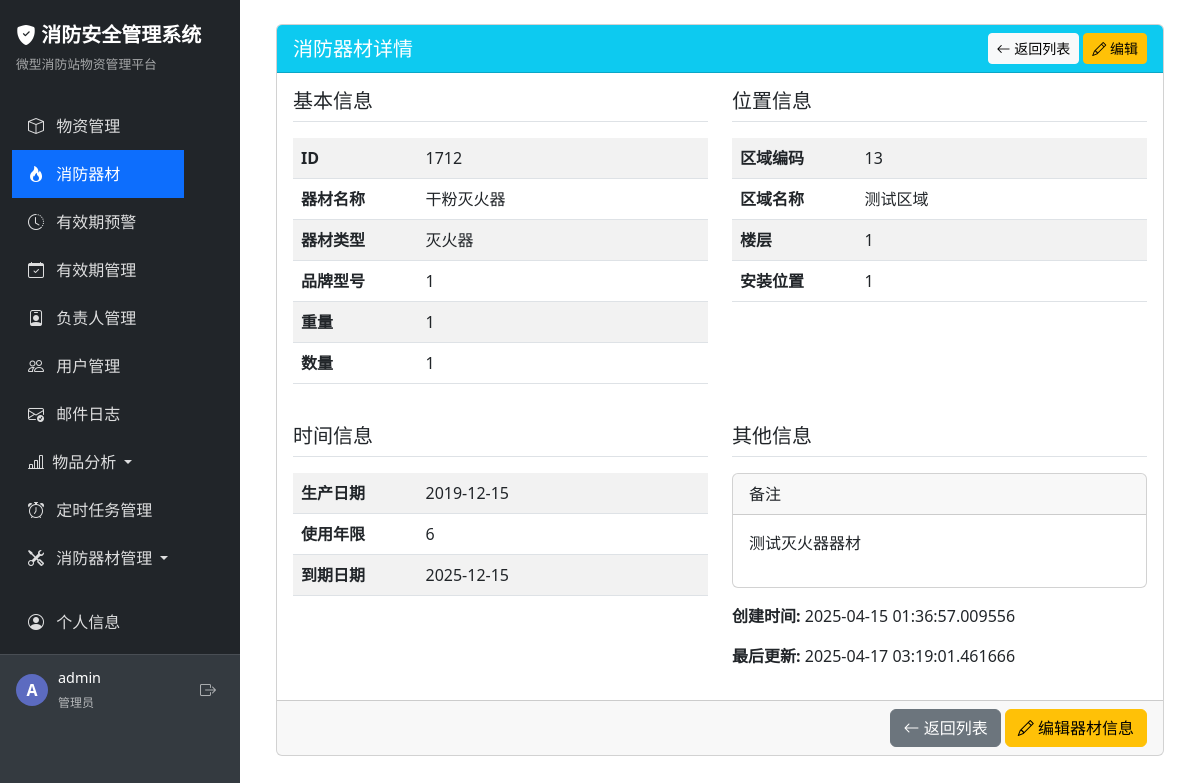
Page /equipment/detail/1712 (signed in) on the earlier database version.
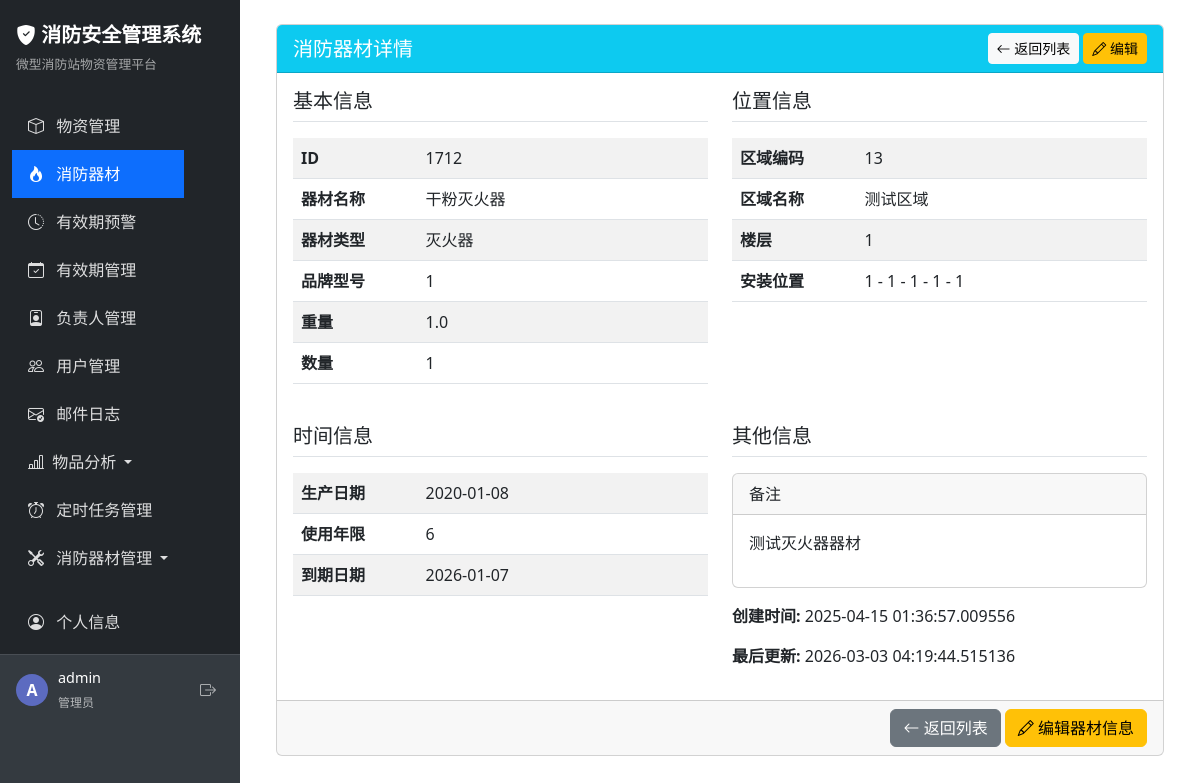
Same page on the later database version.
### app/models/equipment.py (models this page shows, shortened)
class FireEquipment(db.Model):
    __tablename__ = 'fire_equipment'
    id = db.Column(db.Integer, primary_key=True)
    area_code = db.Column(db.Integer, nullable=False)  # 设备区域编码
    area_name = db.Column(db.String(50), nullable=True)   # 设备区域名称
    installation_floor = db.Column(db.String(50), nullable=False)  #楼层
    installation_location = db.Column(db.String(200), nullable=False)  # 安装位置
    equipment_type = db.Column(db.String(50), nullable=False)     # 器材类型
    equipment_name = db.Column(db.String(100), nullable=False)  # 器材名称
    model = db.Column(db.String(100), nullable=False)             # 品牌型号
    weight = db.Column(db.String(30), nullable=False)                  #重量
    quantity = db.Column(db.Integer, nullable=True)                  # 数量
    production_date = db.Column(db.Date, nullable=True)          # 生产日期
    service_life = db.Column(db.String(30), nullable=False)        #使用年限
    expiration_date = db.Column(db.String(50), nullable=False)        # 到期日期
    remark = db.Column(db.Text, nullable=False)                   # 备注
    created_at = db.Column(db.DateTime, default=datetime.utcnow) # 创建时间
    updated_at = db.Column(db.DateTime, default=datetime.utcnow,
                           onupdate=datetime.utcnow)             # 更新时间

### app/routes/equipment.py (the view, shortened to what this page needs)
@equipment_bp.route('/detail/<int:equipment_id>')
@login_required
def detail(equipment_id):
    try:
        equipment = FireEquipment.query.get_or_404(equipment_id)
        return render_template('equipment/detail.html', equipment=equipment)
    except Exception as e:
        flash(f'查看器材详情时出错: {str(e)}', 'danger')
        return redirect(url_for('equipment.index'))

### app/templates/equipment/detail.html (shortened to what the changed rows need)
{% extends 'base.html' %}
{% block content %}
<div class="container">
    <div class="row">
        <div class="col-md-12">
            <div class="card">
                <div class="card-body">
                    <div class="row mb-4">
                        <div class="col-md-6">
                            <table class="table table-striped">
                                <tbody>
                                    <tr>
                                        <th width="30%">ID</th>
                                        <td>{{ equipment.id }}</td>
                                    </tr>
                                    <tr>
                                        <th>器材名称</th>
                                        <td>{{ equipment.equipment_name }}</td>
                                    </tr>
                                    <tr>
                                        <th>器材类型</th>
                                        <td>{{ equipment.equipment_type }}</td>
                                    </tr>
                                    <tr>
                                        <th>品牌型号</th>
                                        <td>{{ equipment.model }}</td>
                                    </tr>
                                    <tr>
                                        <th>重量</th>
                                        <td>{{ equipment.weight }}</td>
                                    </tr>
                                    <tr>
                                        <th>数量</th>
                                        <td>{{ equipment.quantity }}</td>
                                    </tr>
                                </tbody>
                            </table>
                        </div>
                        <div class="col-md-6">
                            <table class="table table-striped">
                                <tbody>
                                    <tr>
                                        <th width="30%">区域编码</th>
                                        <td>{{ equipment.area_code }}</td>
                                    </tr>
                                    <tr>
                                        <th>区域名称</th>
                                        <td>{{ equipment.area_name }}</td>
                                    </tr>
                                    <tr>
                                        <th>楼层</th>
                                        <td>{{ equipment.installation_floor }}</td>
                                    </tr>
                                    <tr>
                                        <th>安装位置</th>
                                        <td>{{ equipment.installation_location }}</td>
                                    </tr>
                                </tbody>
                            </table>
                        </div>
                    </div>
                    <div class="row">
                        <div class="col-md-6">
                            <table class="table table-striped">
                                <tbody>
                                    <tr>
                                        <th width="30%">生产日期</th>
                                        <td>{{ equipment.production_date }}</td>
                                    </tr>
                                    <tr>
                                        <th>使用年限</th>
                                        <td>{{ equipment.service_life }}</td>
                                    </tr>
                                    <tr>
                                        <th>到期日期</th>
                                        <td>
                                            <span class="{% if equipment.expiration_date < today|string %}text-danger fw-bold{% endif %}">
                                                {{ equipment.expiration_date }}
                                            </span>
                                        </td>
                                    </tr>
                                </tbody>
                            </table>
                        </div>
                        <div class="col-md-6">
                            <div class="card">
                                <div class="card-body">
                                    <p>{{ equipment.remark }}</p>
                                </div>
                            </div>
                            <div class="mt-3">
                                <p><strong>创建时间:</strong> {{ equipment.created_at }}</p>
                                <p><strong>最后更新:</strong> {{ equipment.updated_at }}</p>
                            </div>
                        </div>
                    </div>
                </div>
            </div>
        </div>
    </div>
</div>
{% endblock %}

Differences in the rows shown:
changed FireEquipment "干粉灭火器": weight "1" → "1.0"; installation_location "1" → "1 - 1 - 1 - 1 - 1"; production_date "2019-12-15" → "2020-01-08"; expiration_date "2025-12-15" → "2026-01-07"; updated_at "2025-04-17 03:19:01.461666" → "2026-03-03 04:19:44.515136"
